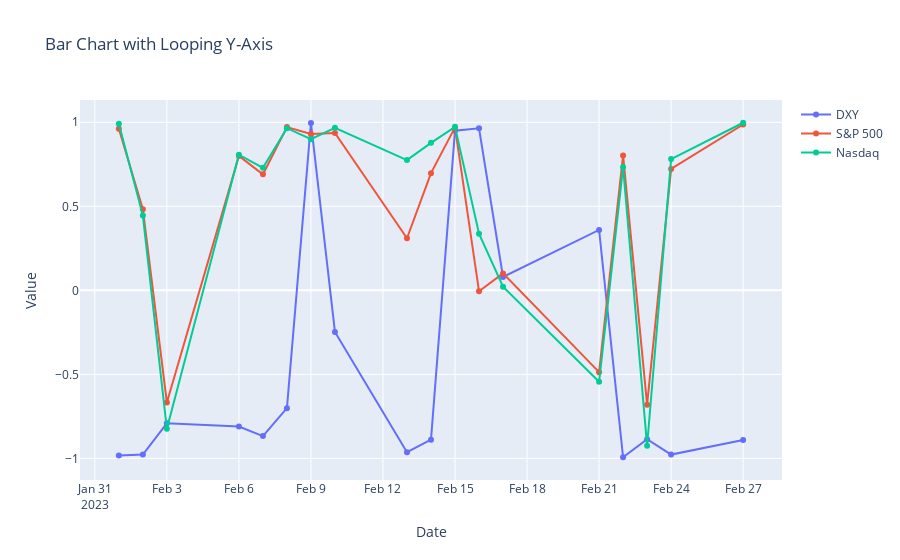

Source (notebook cell):
### Code cell
import plotly.graph_objs as go

# Create the figure object
fig = go.Figure()

# Loop through the columns and add a trace for each
for col in data1.columns[1:]:
    fig.add_trace(go.Line(
        x=data1['Date'],
        y=data1[col],
        name=col
    ))

# Set the title and axis labels
fig.update_layout(
    title='Bar Chart with Looping Y-Axis',
    xaxis_title='Date',
    yaxis_title='Value'
)

fig.update_traces(dict(marker_line_width=.01))
# Show the chart
fig.show()
